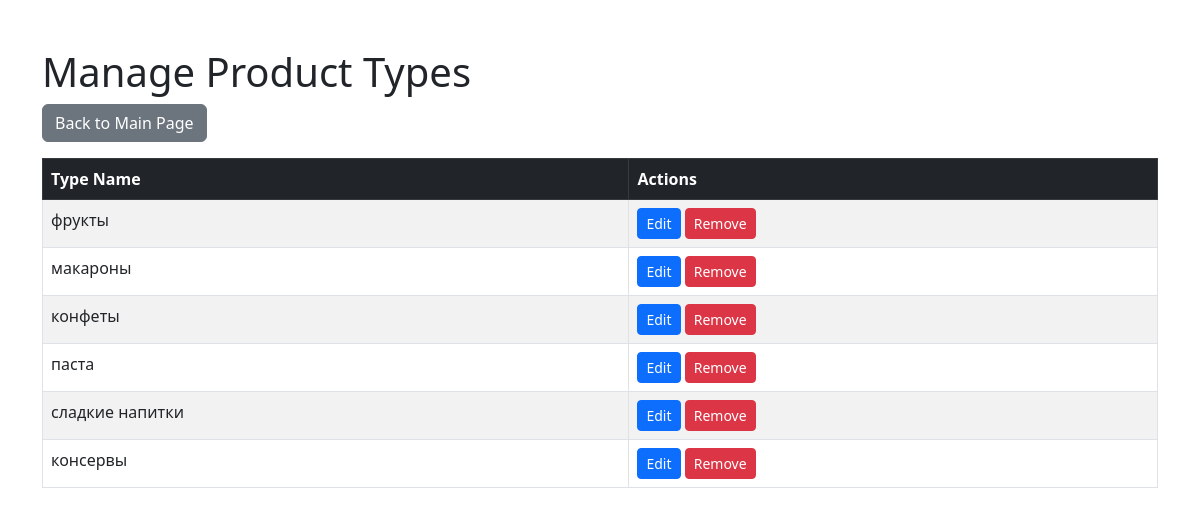
Page /manage_product_types on the committed database.
### models.py (models this page shows)
class ProductType(db.Model):
    id = db.Column(db.Integer, primary_key=True)
    type = db.Column(db.String(120), unique=True)

### app.py (the view)
@app.route('/manage_product_types')
def manage_product_types():
    product_types = ProductType.query.all()
    return render_template('manage_product_types.html', product_types=product_types)

### templates/manage_product_types.html (shortened to what this page needs)
<!DOCTYPE html>
<html lang="en">
<head>
    <link href="https://cdn.jsdelivr.net/npm/bootstrap@5.3.0/dist/css/bootstrap.min.css" rel="stylesheet">
</head>
<body>
    <div class="container mt-5">
        <h1>Manage Product Types</h1>
        <a href="{{ url_for('index') }}" class="btn btn-secondary mb-3">Back to Main Page</a>
        <table class="table table-bordered table-striped">
            <thead class="table-dark">
                <tr>
                    <th>Type Name</th>
                    <th>Actions</th>
                </tr>
            </thead>
            <tbody>
                {% for type in product_types %}
                <tr>
                    <td>{{ type.type }}</td>
                    <td>
                        <a href="{{ url_for('edit_product_type', type_id=type.id) }}" class="btn btn-primary btn-sm">Edit</a>
                        <a href="{{ url_for('remove_product_type', type_id=type.id) }}" class="btn btn-danger btn-sm" onclick="return confirm('Are you sure you want to remove this product type?');">Remove</a>
                    </td>
                </tr>
                {% endfor %}
            </tbody>
        </table>
    </div>
</body>
</html>

### rows in the picture
ProductType: type "фрукты"
ProductType: type "макароны"
ProductType: type "конфеты"
ProductType: type "паста"
ProductType: type "сладкие напитки"
ProductType: type "консервы"
